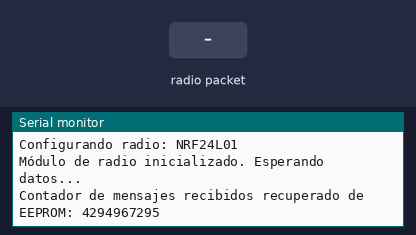
A sketch run on a simulated ESP32. Shown: the last lines printed to the serial monitor. Inputs (shaded band) come from the test bench. EEPROM starts erased; no radio packets arrive unless stated.

Above: at 1.2 s.
1.3 s: radio packet "1" arrives
At 2.3 s:
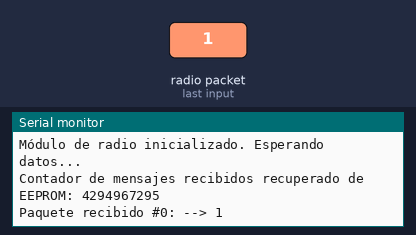
2.8 s: radio packet "0" arrives
At 3.4 s:
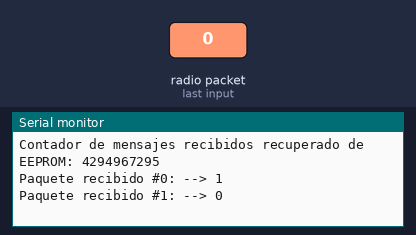
4.3 s: radio packet "2" arrives
At 5.8 s:
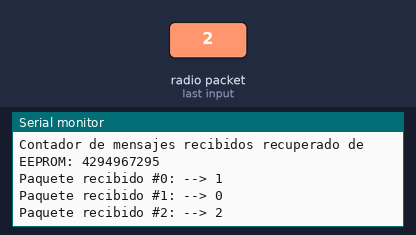

The sketch:

ReceptorUniversalEnergyAdaptive.ino
```cpp
/*
 * ======================================================================
 * ==      SKETCH RECEPTOR UNIVERSAL ENERGY(XBee + LoRa + NRF24)            ==
 * ======================================================================
 * Este sketch es la versión básica de un receptor, compatible con
 * todos los radios definidos en UniversalRadioWSN, se usará para utilizar en el Energy.
 *
 */

// --- LIBRERÍAS ---
#include <SPI.h>
#include <UniversalRadioWSN.h>
#include <EEPROM.h>

// ======================= 1. SELECCIÓN DEL MÓDULO DE RADIO =======================
//#define USE_XBEE
//#define USE_LORA
#define USE_NRF

// ======================= CONFIGURACIÓN Y VARIABLES GLOBALES =======================
#define RXD2 16
#define TXD2 17

RadioInterface* radio;      // Puntero a la interfaz.
uint32_t mensajesRecibidos; // Contador de mensajes recibidos
String bufferReceptor = ""; // Buffer para acumular datos

#define EEPROM_ADDR 0
#define EEPROM_SIZE 32

// --- Configuración específica por radio ---
#if defined(USE_NRF)
  // Direcciones para NRF24L01
  const byte nrfReadAddress[6] = "00001"; // Dirección de lectura
  const byte nrfWriteAddress[6] = "00002"; // Dirección de escritura (respuesta)
#endif

// ======================= SETUP =======================
void setup() {
  Serial.begin(115200);
  while (!Serial);

  Serial.println("\n--- RECEPTOR UNIVERSAL ENERGY INICIADO ---");

  // --- INICIALIZACIÓN DEL MÓDULO DE RADIO ---
  Serial.print("Configurando radio: ");

  #if defined(USE_XBEE)
    Serial.println("XBee");
    Serial2.begin(9600, SERIAL_8N1, RXD2, TXD2);
    radio = new XBeeRadio(Serial2, 9600, -1, -1);

  #elif defined(USE_LORA)
    Serial.println("LoRa");
    SPI.begin();

    LoRaConfig configLora;
    configLora.frequency       = 410E6;
    configLora.spreadingFactor = 7;
    configLora.signalBandwidth = 125E3;
    configLora.codingRate      = 5;
    configLora.syncWord        = 0xF3;
    configLora.txPower         = 20;

    configLora.csPin           = 5;
    configLora.irqPin          = 2;
    configLora.resetPin        = -1;

    radio = new LoraRadio(configLora);

  #elif defined(USE_NRF)
    Serial.println("NRF24L01");

    NrfConfig configNrf;
    configNrf.cePin = 4;
    configNrf.csnPin = 5;
    configNrf.writeAddress = nrfWriteAddress;
    configNrf.readAddress = nrfReadAddress;
    configNrf.channel = 108;

    configNrf.dataRate = 250; // Data Rate 250KBPS
    configNrf.paLevel = 0;    // Potencia mínima

    radio = new NrfRadio(configNrf);

  #endif

  if (!radio->iniciar()) {
    Serial.println("¡ERROR! Fallo al iniciar el módulo de radio.");
    while (true);
  }

  Serial.println("Módulo de radio inicializado. Esperando datos...");

  // --- LECTURA INICIAL DE LA EEPROM ---
  EEPROM.begin(EEPROM_SIZE);
  EEPROM.get(EEPROM_ADDR, mensajesRecibidos);
  Serial.print("Contador de mensajes recibidos recuperado de EEPROM: ");
  Serial.println(mensajesRecibidos);
}

// ======================= LOOP =======================
void loop() {

#if defined(USE_NRF)
  // --- LÓGICA PARA NRF24L01  ---
  if (radio->hayDatosDisponibles()) {
    String lineaCompleta = radio->leerComoString();
    lineaCompleta.trim();

    if (lineaCompleta.length() > 0) {
      mensajesRecibidos++;

      Serial.print("Paquete recibido #" + String(mensajesRecibidos) + ": --> ");
      Serial.println(lineaCompleta);

      // --- GUARDADO EN EEPROM ---
      EEPROM.put(EEPROM_ADDR,  mensajesRecibidos);
      EEPROM.commit();

      radio->enviar("ON");
    }
  }

#else
  // --- LÓGICA PARA LoRa y XBee (Streaming con '\n') ---
  if (radio->hayDatosDisponibles()) {
    bufferReceptor += radio->leerComoString();
  }

  // Busca un mensaje completo
  int indiceFinDeLinea = bufferReceptor.indexOf('\n');

  if (indiceFinDeLinea >= 0) {
    String lineaCompleta = bufferReceptor.substring(0, indiceFinDeLinea);
    bufferReceptor = bufferReceptor.substring(indiceFinDeLinea + 1);

    lineaCompleta.trim();
    if (lineaCompleta.length() > 0) {
      mensajesRecibidos++;

      Serial.print("Línea recibida #" + String(mensajesRecibidos) + ": --> ");
      Serial.println(lineaCompleta);

      // --- GUARDADO EN EEPROM ---
      EEPROM.put(EEPROM_ADDR, mensajesRecibidos);
      EEPROM.commit();

      radio->enviar("ON\n");
    }
  }
#endif
}
```

Measured:
- after the input at 1.3 s, the serial monitor: prints a new line at once (image 1)
- after the input at 2.8 s, the serial monitor: prints a new line at once (image 2)
- after the input at 4.3 s, the serial monitor: prints a new line at once (image 3)
